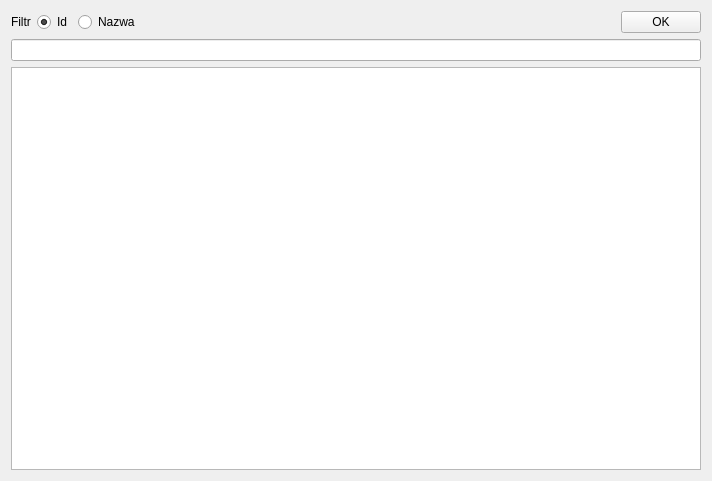
<?xml version="1.0" encoding="UTF-8"?>
<ui version="4.0">
 <class>MerchandiseSearch</class>
 <widget class="QWidget" name="MerchandiseSearch">
  <property name="geometry">
   <rect>
    <x>0</x>
    <y>0</y>
    <width>712</width>
    <height>481</height>
   </rect>
  </property>
  <property name="windowTitle">
   <string>Wybór Towaru</string>
  </property>
  <layout class="QVBoxLayout" name="verticalLayout">
   <item>
    <layout class="QHBoxLayout" name="horizontalLayout">
     <item>
      <widget class="QLabel" name="label">
       <property name="text">
        <string>Filtr</string>
       </property>
      </widget>
     </item>
     <item>
      <widget class="QRadioButton" name="radioButton_id">
       <property name="text">
        <string>Id</string>
       </property>
       <property name="checked">
        <bool>true</bool>
       </property>
      </widget>
     </item>
     <item>
      <widget class="QRadioButton" name="radioButton_name">
       <property name="text">
        <string>Nazwa</string>
       </property>
      </widget>
     </item>
     <item>
      <spacer name="horizontalSpacer">
       <property name="orientation">
        <enum>Qt::Horizontal</enum>
       </property>
       <property name="sizeHint" stdset="0">
        <size>
         <width>40</width>
         <height>20</height>
        </size>
       </property>
      </spacer>
     </item>
     <item>
      <widget class="QPushButton" name="pushButton_close">
       <property name="text">
        <string>OK</string>
       </property>
      </widget>
     </item>
    </layout>
   </item>
   <item>
    <widget class="QLineEdit" name="lineEdit"/>
   </item>
   <item>
    <widget class="QTableView" name="tableView"/>
   </item>
  </layout>
 </widget>
 <resources/>
 <connections/>
</ui>
